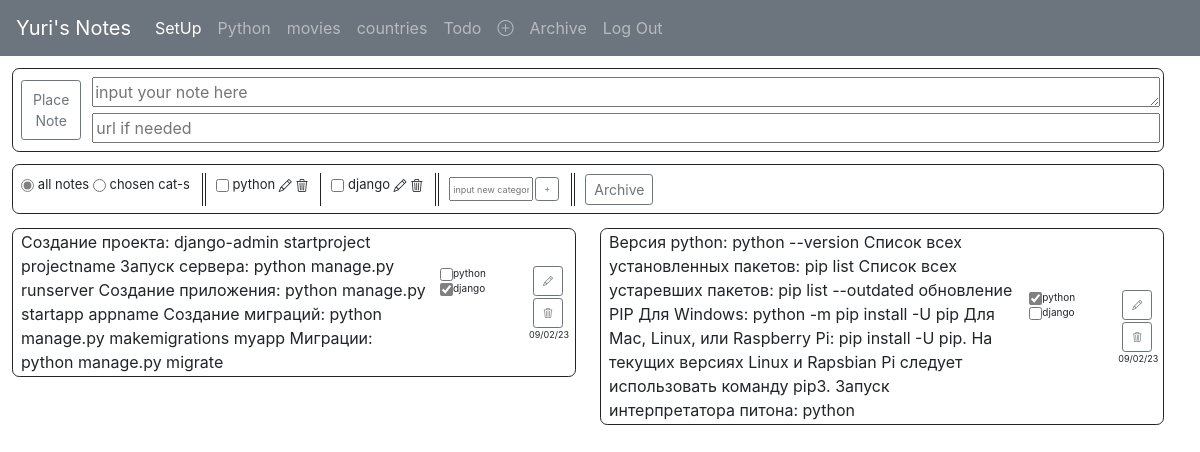
The app's page /section/1 (signed in) with its own data.
### mynotes/models.py (models this page shows, shortened)
class User(AbstractUser):
    pass

class Section(models.Model):
    section = models.CharField(max_length=64)
    author = models.ForeignKey(User, on_delete=models.CASCADE)
    status = models.CharField(max_length=16, default='active')
    def __str__(self):
        return f'{self.section}'

class Category(models.Model):
    category = models.CharField(max_length=64)
    section = models.ForeignKey(Section, on_delete=models.CASCADE)
    author = models.ForeignKey(User, on_delete=models.CASCADE)
    class Meta:
        verbose_name_plural = "Categories"

class Note(models.Model):
    author = models.ForeignKey(User, on_delete=models.CASCADE)
    created = models.DateTimeField(default=timezone.now)
    crshown = models.DateField()
    content = models.TextField()
    status = models.CharField(max_length=8, default='active')
    url = models.URLField(editable=True, blank=True)
    section = models.ForeignKey(Section, on_delete=models.CASCADE)
    category = models.ManyToManyField(Category, blank=True, related_name='notecat')

### mynotes/views.py (the view)
# urls.py: path("section/<int:section_id>", views.sectionnotes, name="sectionnotes"),
def sectionnotes(request, section_id):
    section = Section.objects.get(pk=section_id)
    if section.status == 'archived':
        section.status = 'active'
        section.save()
    sections = Section.objects.filter(author=request.user, status='active')
    categories = Category.objects.filter(section=section)
    notes = Note.objects.filter(section=section, status='active').order_by('created').reverse()
    not1 = notes[0::2]
    not2 = notes[1::2]
    return render(request, "mynotes/index.html", {
        "section": section, "categories": categories, "sections": sections, "not1": not1, "not2": not2
        })

### mynotes/templates/mynotes/index.html (shortened to what this page needs)
{% extends "mynotes/layout.html" %}
{% block nav %}
    {% if sections %}
    {% for section in sections %}
    <li class="nav-item">
        <a class="nav-link" href="{%url 'sectionnotes' section.id %}">{{section}}</a>
    </li>
    {% endfor %}
    {% endif %}
{% endblock %}
{% block body %}
{% if section %}
<div class="dvn">
    <form action="{% url 'note' section.id %}" method="post">
    <table>
    <tr>
        <td>
            <input class="bt btn btn-sm btn-outline-secondary" type = "submit" value="Place Note">
        </td>
        <td style="border-right: 0.6vw solid transparent;"></td>
        <td>
                <textarea name="content" placeholder="input your note here" rows="1" style="width: 89vw"></textarea>
                <br/>
                <input type = "url" name="url" placeholder="url if needed" style="width: 89vw;">
        </td>
    </tr>
    </table>
    </form>
</div>
<div class="dvn">
<table style="font-size: small; caret-color: transparent;">
    <tr>
        <td>
            <form>
                <input class="mycl radio" id="allnotes" type="radio" name="question" value="yes" checked>
                <label for="allnotes">all notes</label>
                <input class="mycl radio" id="chosen" type="radio" name="question" value="no">
                <label for="chosen">chosen cat-s</label>
              </form>
        </td>
        <td style="border-right: 0.6vw solid transparent;"></td>
        <td style="border-right: 1px solid;"></td>
        <td style="border-right: 1px solid;"></td>
        {% for category in categories %}
        <td style="border-right: 0.6vw solid transparent;"></td>
        <td>
            <form>
                <input  class="mycl chbox" id={{category.category}} type="checkbox" value={{category.id}}>
                <label  for={{category.category}}>{{category.category}}</label>
                <i class="edcat mycl bi bi-pencil"></i> <i class="delcat mycl bi bi-trash3"></i>
            </form>
        </td>
        <td style="border-right: 0.6vw solid transparent;"></td>
        <td style="border-right: 1px solid;"></td>
        {% endfor %}
        <td style="border-right: 1px solid;"></td>
        <td style="border-right: 0.6vw solid transparent;"></td>
        <form action="{% url 'category' section.id %}" method="post">
        <td style="font-size: x-small; caret-color: auto;">
            <input class="bs" name="category" type="text" placeholder="input new category">
        </td>
        <td>
            <input class="bs btn btn-sm btn-outline-secondary" type = "submit" value="+" style="width: 2vw;">
        </td>
        </form>
        <td style="border-right: 0.6vw solid transparent;"></td>
        <td style="border-right: 1px solid;"></td>
        <td style="border-right: 1px solid;"></td>
        <td style="border-right: 0.6vw solid transparent;"></td>
        <td>
        <form action="{% url 'archive' section.id %}" method="get">
        <input class="btn btn-sm btn-outline-secondary" type = "submit" value="Archive">
        </form>
        </td>
    </tr>
</table>
</div>
{% endif %}
<div id='notesdiv' style="display: flex; flex-wrap: wrap; margin-top: -10px;">
    <div>
    {% for note in not1 %}
    {% include "mynotes/notes.html" %}
    {% endfor %}
    </div>
    <div>
    {% for note in not2 %}
    {% include "mynotes/notes.html" %}
    {% endfor %}
    </div>
</div>
{% endblock %}

### mynotes/templates/mynotes/layout.html (shortened to what this page needs)
{% load static %}
<!DOCTYPE html>
<html lang="en">
    <head>
        <link rel="stylesheet" href="https://cdn.jsdelivr.net/npm/bootstrap@4.3.1/dist/css/bootstrap.min.css">
        <link href="{% static 'mynotes/styles.css' %}" rel="stylesheet">
    </head>
    <body>
        <nav class="navbar navbar-expand-lg navbar-dark bg-secondary">
            {% if user.is_authenticated %}
            <a class="navbar-brand" href="{% url 'index' %}">{{ user.username }}'s Notes</a>
            {% else %}
            <a class="navbar-brand" href="#">Only logged in users can keep notes here</a>
            {% endif %}
                <div>
                  <ul class="navbar-nav mr-auto">
                    {% if user.is_authenticated %}
                        {% block nav %}
                        {% endblock %}
                        <li class="nav-item active">
                            <a class="nav-link" href="{%url 'addsection' %}"><i class="bi bi-plus-circle"></i> <span class="sr-only">(current)</span></a>
                        </li>
                        <li class="nav-item">
                            <a class="nav-link" href="{%url 'archived' %}">Archive</a>
                        </li>
                        <li class="nav-item">
                            <a class="nav-link" href="{% url 'logout' %}">Log Out</a>
                        </li>
                    {% endif %}
                  </ul>
                </div>
              </nav>
        <div class="body">
            {% block body %}
            {% endblock %}
        </div>
    </body>
</html>

### mynotes/templates/mynotes/notes.html (shortened to what this page needs)
<div class="dv">
    <table>
    <tr>
        {% if categories|length > 6 %}
        <td class="roditel" style="width: 29vw;">
            <div class="cont">
                <span class="texta">{{note.content}}</span>
                <a class="urla" href={{note.url}}>{{note.url}}</a>
            </div>
        </td>
        <td style="border-right: 0.6vw solid transparent;"></td>
        <td>
            <div style="font-size: x-small; width: 14vw; height: 6vw; overflow: auto; caret-color: transparent;">
                {% for category in categories %}
                    <div style="float:left;">
                    {% if category in note.category.all %}
                    <input  class="mycl check" id={{category.id}} value={{category.category}} type="checkbox" checked>{{category.category}}&nbsp;&nbsp;
                    {% else %}
                    <input  class="mycl check" id={{category.id}} value={{category.category}} type="checkbox">{{category.category}}&nbsp;&nbsp;
                    {% endif %}
                    </div>
                {% endfor %}
            </div>
        </td>
        {% elif categories %}
        <td class="roditel" style="width: 35vw;">
            <div class="cont" style="width: 34vw;">
                <span class="texta">{{note.content}}</span>
            </div>
        </td>
        <td style="border-right: 0.6vw solid transparent;"></td>
        <td>
            <div style="font-size: x-small; width: 8vw; height: 6vw;">
                {% for category in categories %}
                <div style="float:left;">
                    {% if category in note.category.all %}
                    <input  class="mycl check" id={{category.id}} value={{category.category}} type="checkbox" checked>{{category.category}}&nbsp;&nbsp;
                    {% else %}
                    <input  class="mycl check" id={{category.id}} value={{category.category}} type="checkbox">{{category.category}}&nbsp;&nbsp;
                    {% endif %}
                    </div>
                {% endfor %}
            </div>
        </td>
        {% endif %}
        <td>
            <ul style="list-style: none; margin-left: -45px; margin-bottom: -2px;">
                <li style="margin-bottom: 2px; margin-top:1px;">
                    <button class="bmdl pencil btn btn-sm btn-outline-secondary"><i class="mycl bi bi-pencil"></i></button>
                </li>
                <li>
                    <button class="bmdl trashbin btn btn-sm btn-outline-secondary"><i class="mycl bi bi-trash3"></i></button>
                </li>
                <li style="font-size: xx-small; margin-left: -4px; white-space: nowrap;">{{ note.crshown |date:"d/m/y" }}<span class="noteid">{{note.id}}</span></li>
            </ul>
        </td>
    </tr>
    </table>
</div>

### mynotes/static/mynotes/styles.css (style rules this page uses)
.dv { border-style: solid; border-radius: 0.6vw; border-width: 1px; margin: 1vw; padding-left: 7px; padding-top: -1px; padding-bottom: 1px; width: 47vw; white-space: normal; }
.cont { width:28vw; overflow-wrap:break-word; }
.dvn { border-style: solid; border-radius: 0.6vw; border-width: 1px; margin: 1vw; padding: 0.6vw; width: 96vw; white-space: normal; }
.bt { vertical-align: middle; width: 5vw; height: 5vw; white-space: normal; }
.bmdl { width: 2.5vw; height: 2.5vw; font-size: x-small }
.bs { vertical-align: middle; width: 7vw; height: 2vw; font-size: xx-small }
.mycl { vertical-align: middle; accent-color: gray; }
.bi { font-style: normal; caret-color: transparent; }

### records on screen
User: username "Yuri"
Section: section "SetUp"
Section: section "Python"
Section: section "movies"
Section: section "countries"
Section: section "Todo"
Category: category "python"
Category: category "django"
Note: content "Создание проекта: django-admin startproject projectname Запуск сервера: python manage.py runserver Создание приложения: python manage.py startapp appname Создание миграций: python manage.py makemigrations myapp Миграции: python manage.py migrate", crshown "09/02/23"
Note: content "Версия python: python --version Список всех установленных пакетов: pip list Список всех устаревших пакетов: pip list --outdated обновление PIP Для Windows: python -m pip install -U pip Для Mac, Linux, или Raspberry Pi: pip install -U pip. На текущих версиях Linux и Rapsbian Pi следует использовать команду pip3. Запуск интерпретатора питона: python", crshown "09/02/23"
